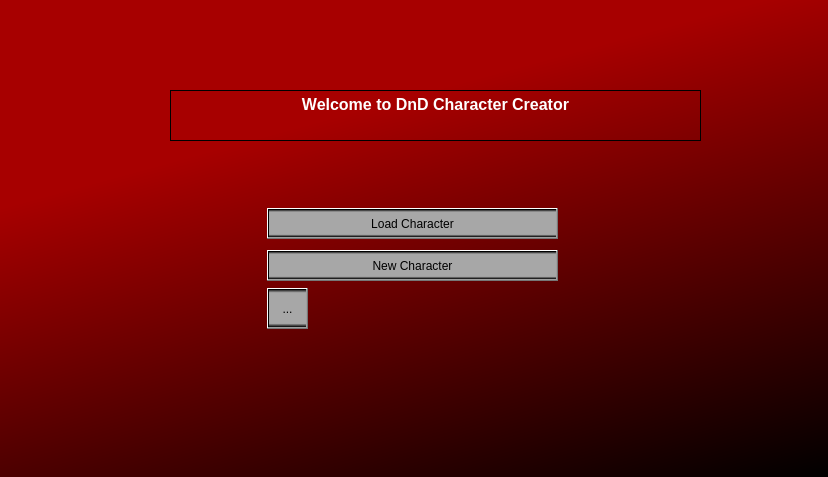
<?xml version="1.0" encoding="UTF-8"?>
<ui version="4.0">
 <class>MainWindow</class>
 <widget class="QMainWindow" name="MainWindow">
  <property name="geometry">
   <rect>
    <x>0</x>
    <y>0</y>
    <width>828</width>
    <height>477</height>
   </rect>
  </property>
  <property name="windowTitle">
   <string>MainWindow</string>
  </property>
  <property name="styleSheet">
   <string notr="true">background-color: qlineargradient(spread:pad, x1:0.523, y1:0, x2:1, y2:1, stop:0.152542 rgba(167, 0, 0, 255), stop:1 rgba(0, 0, 0, 255));</string>
  </property>
  <widget class="QWidget" name="centralwidget">
   <widget class="QPushButton" name="pushButton">
    <property name="geometry">
     <rect>
      <x>267</x>
      <y>208</y>
      <width>291</width>
      <height>31</height>
     </rect>
    </property>
    <property name="styleSheet">
     <string notr="true">border-color: rgb(0, 0, 0);
background-color: qlineargradient(spread:reflect, x1:0.523, y1:0.489045, x2:0.522, y2:1, stop:0.8125 rgba(167, 167, 167, 255), stop:1 rgba(0, 0, 0, 255));
font: 12pt &quot;8514oem&quot;;</string>
    </property>
    <property name="text">
     <string>Load Character</string>
    </property>
   </widget>
   <widget class="QToolButton" name="toolButton">
    <property name="geometry">
     <rect>
      <x>267</x>
      <y>288</y>
      <width>41</width>
      <height>41</height>
     </rect>
    </property>
    <property name="styleSheet">
     <string notr="true">border-color: rgb(0, 0, 0);
background-color: qlineargradient(spread:reflect, x1:0.523, y1:0.489045, x2:0.522, y2:1, stop:0.8125 rgba(167, 167, 167, 255), stop:1 rgba(0, 0, 0, 255));
font: 12pt &quot;8514oem&quot;;</string>
    </property>
    <property name="text">
     <string>...</string>
    </property>
   </widget>
   <widget class="QTextEdit" name="textEdit">
    <property name="geometry">
     <rect>
      <x>170</x>
      <y>90</y>
      <width>531</width>
      <height>51</height>
     </rect>
    </property>
    <property name="styleSheet">
     <string notr="true">background-color: qlineargradient(spread:pad, x1:0.523, y1:0, x2:1, y2:1, stop:0.152542 rgba(167, 0, 0, 0), stop:1 rgba(0, 0, 0, 0));
color: rgb(255, 255, 255);
font: 15pt &quot;Lucida Blackletter&quot;;</string>
    </property>
    <property name="html">
     <string>&lt;!DOCTYPE HTML PUBLIC &quot;-//W3C//DTD HTML 4.0//EN&quot; &quot;http://www.w3.org/TR/REC-html40/strict.dtd&quot;&gt;
&lt;html&gt;&lt;head&gt;&lt;meta name=&quot;qrichtext&quot; content=&quot;1&quot; /&gt;&lt;style type=&quot;text/css&quot;&gt;
p, li { white-space: pre-wrap; }
&lt;/style&gt;&lt;/head&gt;&lt;body style=&quot; font-family:'Lucida Blackletter'; font-size:15pt; font-weight:400; font-style:normal;&quot;&gt;
&lt;p align=&quot;center&quot; style=&quot; margin-top:0px; margin-bottom:0px; margin-left:0px; margin-right:0px; -qt-block-indent:0; text-indent:0px;&quot;&gt;&lt;span style=&quot; font-family:'MS Shell Dlg 2'; font-size:12pt; font-weight:600;&quot;&gt;Welcome to DnD Character Creator&lt;/span&gt;&lt;/p&gt;&lt;/body&gt;&lt;/html&gt;</string>
    </property>
   </widget>
   <widget class="QPushButton" name="pushButton_2">
    <property name="geometry">
     <rect>
      <x>267</x>
      <y>250</y>
      <width>291</width>
      <height>31</height>
     </rect>
    </property>
    <property name="styleSheet">
     <string notr="true">border-color: rgb(0, 0, 0);
background-color: qlineargradient(spread:reflect, x1:0.523, y1:0.489045, x2:0.522, y2:1, stop:0.8125 rgba(167, 167, 167, 255), stop:1 rgba(0, 0, 0, 255));
font: 12pt &quot;8514oem&quot;;</string>
    </property>
    <property name="text">
     <string>New Character</string>
    </property>
   </widget>
  </widget>
 </widget>
 <resources/>
 <connections/>
</ui>
